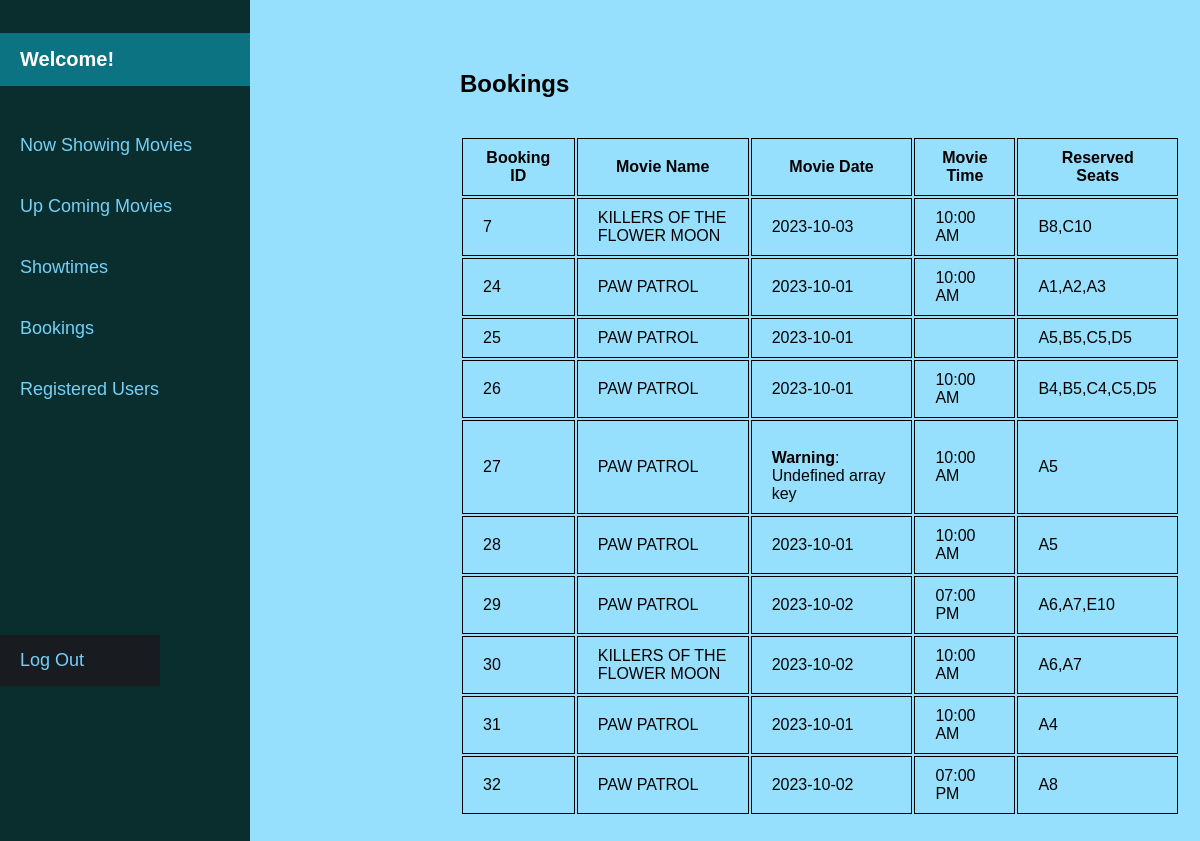
Screenshot of /admin/view_bookings.php with the database file from the repository.
### tables this page shows
CREATE TABLE `booking` (
  `booking_id` int(11) NOT NULL,
  `movie_name` varchar(200) DEFAULT NULL,
  `movie_date` varchar(100) DEFAULT NULL,
  `movie_time` varchar(100) DEFAULT NULL,
  `reserved_seats` varchar(200) DEFAULT NULL
);

### admin/view_bookings.php (the view, shortened to what this page needs)
<?php
include('navbar_and_database_connection.php');
?>
<!DOCTYPE html>
<html lang="en">
<head>
    <link rel="stylesheet" type="text/css" href="showtimes.css">
</head>
<body>
<div class="wrapper">
<h2 id="heading"><centre>Bookings</centre> </h2>
<br>
    <table>
        <tr>
            <th>Booking ID</th>
            <th>Movie Name</th>
            <th>Movie Date</th>
            <th>Movie Time</th>
            <th>Reserved Seats</th>
        </tr>
<?php
        $qry1=mysqli_query($conn,"SELECT * FROM booking ");
        while($booking=mysqli_fetch_array($qry1)){
        ?>
        <tr>
            <td><?php echo $booking['booking_id'];?></td>
            <td><?php echo $booking['movie_name'];?></td>
            <td><?php echo $booking['movie_date'];?></td>
            <td><?php echo $booking['movie_time'];?></td>
            <td><?php echo $booking['reserved_seats'];?></td>
        </tr>
        <?php
        }
        ?>
    </div>
</body>
</html>

### admin/navbar_and_database_connection.php (shortened to what this page needs)
<!DOCTYPE html>
<html lang="en">
<head>
    <link rel="stylesheet" type="text/css" href="navbar_and_database_connection_style.css">
    <link rel="stylesheet" href="https://cdnjs.cloudflare.com/ajax/libs/font-awesome/5.15.3/css/all.min.css">
</head>
<body>
<div class="navbar">
    <div class="admin_name">
    <h5>Welcome!</h5>
    </div>
    <div class="change_color">
        <a href="movies.php" >Now Showing Movies</a>
        <a href="up_coming_movies.php" >Up Coming Movies</a>
        <a href="showtimes.php" >Showtimes</a>
        <a href="view_bookings.php" >Bookings</a>
        <a href="view_registered_users.php" >Registered Users</a>
        <div class="log_out">
        <a href="log_out.php">Log Out</a>
        </div>
    </div>
</div>
</body>
</html>

### admin/navbar_and_database_connection_style.css (style rules this page uses)
body { font-family: Arial; margin: 0; padding: 0; }
a { font-family: monospace; }
.navbar { background-color: #0a2d2d; width: 250px; height: 100%; position: fixed; font-family: "arial"; font-size: 18px; top: 0; margin-right: 200px; }
.navbar h5 { display: block; color: #fff; padding: 15px 20px; text-decoration: none; font-size: 20px; }
.navbar a { display: block; color: #73d1fa; padding: 15px 20px; text-decoration: none; margin: 10px 0px 10px 0px ; font-family: 'Arial'; }
.admin_name h5 { background-color: #0c7383; }
.log_out { margin-top: 220px; margin-right: 90px; color: white; background-color: #181c21; }

### admin/showtimes.css (style rules this page uses)
body { background-color: rgb(150, 224, 254); }
.wrapper { padding:50px 50px 40px 300px; width: 60%; height: 800px; margin: 0px 0px 80px 160px; }
table td ,table th { border: 1px solid black; padding: 10px 20px; }
a { color: #045bcd; }

### rows the page displays
booking: booking_id "7", movie_name "KILLERS OF THE FLOWER MOON", movie_date "2023-10-03", movie_time "10:00 AM", reserved_seats "B8,C10"
booking: booking_id "24", movie_name "PAW PATROL", movie_date "2023-10-01", movie_time "10:00 AM", reserved_seats "A1,A2,A3"
booking: booking_id "25", movie_name "PAW PATROL", movie_date "2023-10-01", reserved_seats "A5,B5,C5,D5"
booking: booking_id "26", movie_name "PAW PATROL", movie_date "2023-10-01", movie_time "10:00 AM", reserved_seats "B4,B5,C4,C5,D5"
booking: booking_id "27", movie_name "PAW PATROL", movie_date "Warning : Undefined array key", movie_time "10:00 AM", reserved_seats "A5"
booking: booking_id "28", movie_name "PAW PATROL", movie_date "2023-10-01", movie_time "10:00 AM", reserved_seats "A5"
booking: booking_id "29", movie_name "PAW PATROL", movie_date "2023-10-02", movie_time "07:00 PM", reserved_seats "A6,A7,E10"
booking: booking_id "30", movie_name "KILLERS OF THE FLOWER MOON", movie_date "2023-10-02", movie_time "10:00 AM", reserved_seats "A6,A7"
booking: booking_id "31", movie_name "PAW PATROL", movie_date "2023-10-01", movie_time "10:00 AM", reserved_seats "A4"
booking: booking_id "32", movie_name "PAW PATROL", movie_date "2023-10-02", movie_time "07:00 PM", reserved_seats "A8"
